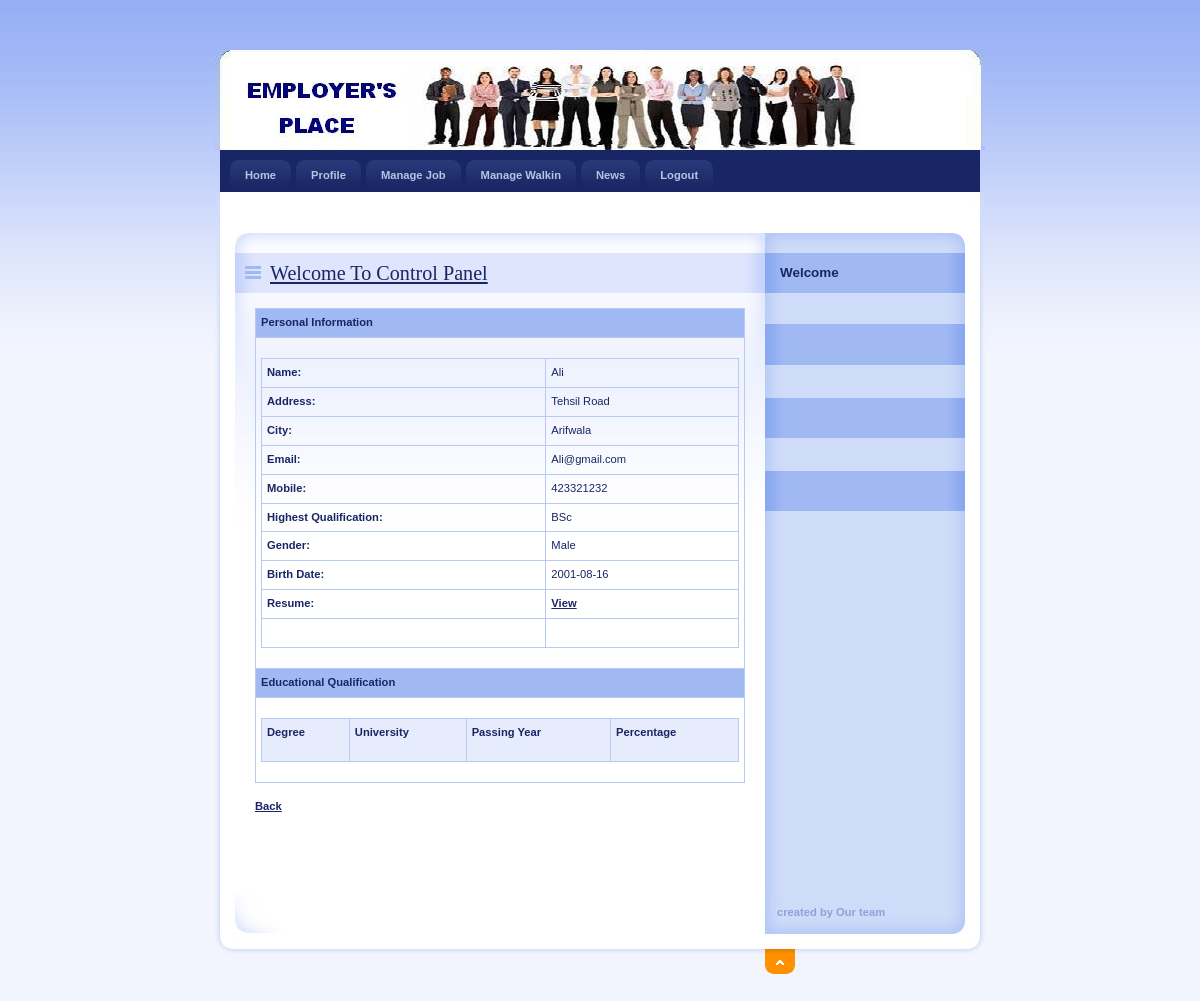
The page /Employer/ViewBiodata.php?JobSeekId=9 on the database its author committed.
### tables this page shows
CREATE TABLE `jobseeker_reg` (
  `JobSeekId` int(11) NOT NULL,
  `JobSeekerName` varchar(20) NOT NULL,
  `Address` varchar(100) NOT NULL,
  `City` varchar(20) NOT NULL,
  `Email` varchar(40) NOT NULL,
  `Mobile` bigint(20) NOT NULL,
  `Qualification` varchar(20) NOT NULL,
  `Gender` varchar(10) NOT NULL,
  `BirthDate` date NOT NULL,
  `Resume` varchar(200) NOT NULL,
  `Status` varchar(10) NOT NULL,
  `UserName` varchar(20) NOT NULL,
  `Password` varchar(20) NOT NULL,
  `Question` varchar(100) NOT NULL,
  `Answer` varchar(50) NOT NULL
);

### Employer/ViewBiodata.php (the view, shortened to what this page needs)
<!DOCTYPE html PUBLIC "-//W3C//DTD XHTML 1.0 Strict//EN" "http://www.w3.org/TR/xhtml1/DTD/xhtml1-strict.dtd">
<html xmlns="http://www.w3.org/1999/xhtml" xml:lang="cs" lang="cs">
<head>
    <link rel="stylesheet" media="screen,projection" type="text/css" href="./css/main.css" />
    <link rel="stylesheet" media="print" type="text/css" href="./css/print.css" />
    <link rel="stylesheet" media="aural" type="text/css" href="./css/aural.css" />
    <link href="../SpryAssets/SpryValidationTextarea.css" rel="stylesheet" type="text/css" />
</head>
<body id="www-url-cz">
<div id="main" class="box">
<?php
include "Header.php"
?>
<?php
include "menu.php"
?>
    <div id="page" class="box">
    <div id="page-in" class="box">
        <div id="strip" class="box noprint">
            <p id="breadcrumbs">&nbsp;</p>
        </div>
        <div id="content">
            <div class="article">
                <h2><span><a href="#">Welcome To Control Panel</a></span></h2>
              <table width="100%" border="0" cellspacing="0" cellpadding="0">
                  <tr>
                    <td bgcolor="#A0B9F3"><strong>Personal Information</strong></td>
                  </tr>
                  <tr>
                    <td>
                    <?php
$ID=$_GET['JobSeekId'];
$con = mysqli_connect("localhost","root","","job");
$sql = "select * from JobSeeker_Reg where JobSeekId='".$ID."'  ";
$result = mysqli_query($con,$sql);
$row = mysqli_fetch_array($result)
?>
                <table width="100%" border="1" cellspacing="2" cellpadding="2">
                  <tr>
                    <td><strong>Name:</strong></td>
                    <td><?php echo $row['JobSeekerName'];?></td>
                  </tr>
                  <tr>
                    <td><strong>Address:</strong></td>
                    <td><?php echo $row['Address'];?></td>
                  </tr>
                  <tr>
                    <td><strong>City:</strong></td>
                    <td><?php echo $row['City'];?></td>
                  </tr>
                  <tr>
                    <td><strong>Email:</strong></td>
                    <td><?php echo $row['Email'];?></td>
                  </tr>
                  <tr>
                    <td><strong>Mobile:</strong></td>
                    <td><?php echo $row['Mobile'];?></td>
                  </tr>
                  <tr>
                    <td><strong>Highest Qualification:</strong></td>
                    <td><?php echo $row['Qualification'];?></td>
                  </tr>
                  <tr>
                    <td><strong>Gender:</strong></td>
                    <td><?php echo $row['Gender'];?></td>
                  </tr>
                  <tr>
                    <td><strong>Birth Date:</strong></td>
                    <td><?php echo $row['BirthDate'];?></td>
                  </tr>
                  <tr>
                    <td><strong>Resume:</strong></td>
                    <td><a href="../upload/<?php echo $row['Resume'];?>" target="_blank"><strong>View</strong></a></td>
                  </tr>
                  <tr>
                    <td>&nbsp;</td>
                    <td>&nbsp;</td>
                  </tr>
                </table>
                    </td>
                  </tr>
                  <tr>
                    <td bgcolor="#A0B9F3"><strong>Educational Qualification</strong></td>
                  </tr>
                  <tr>
                    <td><table width="100%" border="1" cellpadding="1" cellspacing="2" bordercolor="#006699" >
                      <tr>
                        <th height="32" bgcolor="#006699" class="style3"><div align="left" class="style9 style5 style2"><strong>Degree</strong></div></th>
                        <th bgcolor="#006699" class="style3"><div align="left" class="style9 style5 style2"><strong>University</strong></div></th>
                        <th bgcolor="#006699" class="style3"><div align="left" class="style9 style5 style2"><strong>Passing Year</strong></div></th>
                        <th bgcolor="#006699" class="style3"><div align="left" class="style9 style5 style2"><strong>Percentage</strong></div></th>
                      </tr>
                    </table></td>
                  </tr>
                </table>
                <p align="center"><a href="Application.php"><strong>Back</strong></a></p>
              <p class="btn-more box noprint">&nbsp;</p>
          </div>
        </div>
<?php
include "right.php"
?>
    </div>
    </div>
<?php
include "footer.php"
?>
</div>
</body>
</html>

### Employer/css/main.css (style rules this page uses)
* { min-height:1px; }
body { border:0; margin:0; padding:0; background:#F2F5FE url("../design/bg.gif") 0 0 repeat-x; font:70%/160% "verdana",sans-serif; color:#192666; _text-align:center; }
a { color:#192666; }
p { border:0; margin:15px 0; padding:0; }
div { display:block; border:0; margin:0; padding:0; }
h1, h2, h3, h4, h5 { border:0; margin:15px 0 10px 0; padding:0; font-weight:bold; }
h2 { font-size:180%; line-height:100%; font-family:"georgia",serif; font-weight:normal; }
table { display:table; border-collapse:collapse; margin:15px 0; padding:0; border:1px solid #B7CAF6; font-size:100%; }
tr { display:table-row; }
th, td { display: table-cell; border:1px solid #B7CAF6; margin:0; padding:5px; vertical-align:top; text-align:left; }
th { background:#E7ECFD; text-align:center; color:#192666; font-weight:bold; }
a, img, span { border:0; margin:0; padding:0; }
strong, .strong { font-weight:bold; }
.box { min-height:1px; _height:1px; }
.box:after { content:"."; display:block; line-height:0px; font-size:0px; visibility:hidden; clear:both; }
#main { width:770px; margin:50px auto 0 auto; _text-align:left; }
#page { width:770px; min-height:1px; background:#FFF url("../design/bg_page.gif") 0 0 repeat-y; _height:1px; }
#page-in { min-height:1px; padding:10px 0; background:url("../design/bg_page_in.jpg") 0 0 no-repeat; _height:1px; }
#strip { position:relative; clear:both; padding:3px 20px 10px 20px; color:#6182D1; }
#strip p { margin:0; }
#strip #breadcrumbs { width:520px; margin:0; padding:0; }
#content { float:left; width:530px; _width:550px; margin:0; padding:0 0 0 20px; }
#content .article { clear:both; margin:0; padding:20px; background:url("../design/content_article_bg.jpg") 0 0 no-repeat; }
#content .article h2 { margin:0 -20px; padding:10px; background:#DEE5FD url("../design/content_title_bg.gif") 0 0 repeat-y; color:#192666; }
#content .article h2 span { background:url("../design/ico_list.gif") 0 50% no-repeat; padding-left:25px; }
#content .article p { text-align:justify; }
#content .btn-more { margin:0 0 15px 0; padding:0; border:0; position:relative; }

### Employer/css/print.css (style rules this page uses)
body { border:0; margin:0; padding:0; font-size:12pt }
a { color:#000; text-decoration:none; }
h1, h2, h3 { page-break-after:avoid; page-break-inside:avoid; }
table { border-collapse: collapse; border-width:1px; border-style:solid; }
th, td { display:table-cell; border-width:1px; border-style:solid; }
.noprint { display:none; }

### Employer/css/aural.css (style rules this page uses)
body { voice-family:paul,male; volume:loud; speech-rate:slow; richness:90; stress:20; }
h1, h2, h3, h4, h5 { cue-before:url("ping.au"); }
p, table { pause:50ms; }
strong { pitch:medium; pitch-range:60; stress:90; richness:90; }

### Employer/ViewBiodata.php (style rules this page uses)
.style2 { font-weight: bold }
.style3 { font-weight: bold }

### rows shown on the page
jobseeker_reg: JobSeekerName "Ali", Address "Tehsil Road", City "Arifwala", Email "Ali@gmail.com", Mobile "423321232", Qualification "BSc", Gender "Male", BirthDate "2001-08-16"
